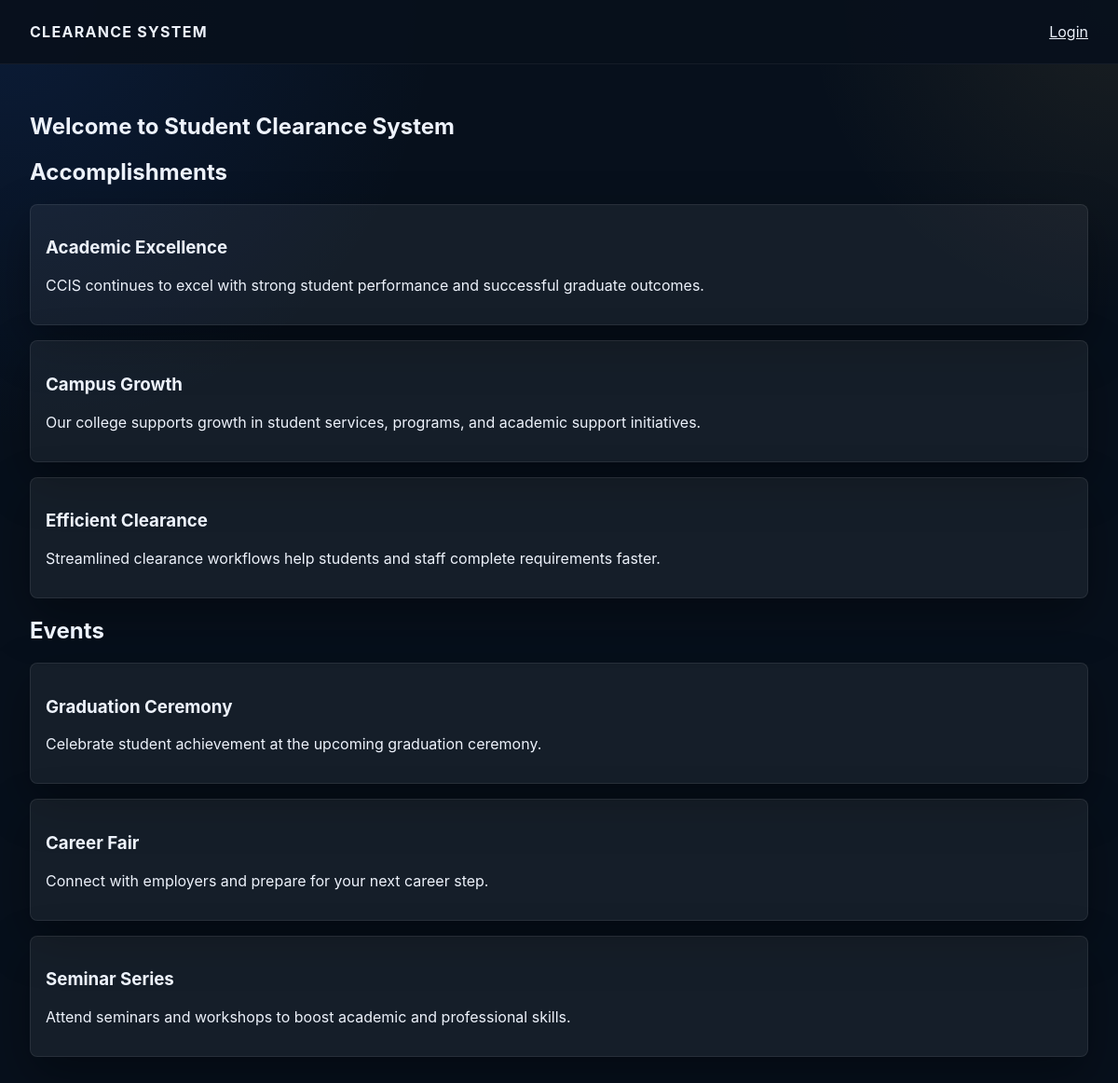
The page / on the database its author committed.
### tables this page shows
CREATE TABLE IF NOT EXISTS homepage_items (
    id INT AUTO_INCREMENT PRIMARY KEY,
    item_type ENUM('accomplishment', 'event') NOT NULL DEFAULT 'accomplishment',
    title VARCHAR(150) NOT NULL,
    description TEXT NOT NULL,
    created_at DATETIME DEFAULT CURRENT_TIMESTAMP
);

### index.php (the view, shortened to what this page needs)
<?php
require 'config/database.php';
$errors = [];
$accomplishments = [];
$events = [];
try {
    $accomplishments = $pdo->query("SELECT title, description FROM homepage_items WHERE item_type = 'accomplishment' ORDER BY created_at DESC")->fetchAll(PDO::FETCH_ASSOC);
    $events = $pdo->query("SELECT title, description FROM homepage_items WHERE item_type = 'event' ORDER BY created_at DESC")->fetchAll(PDO::FETCH_ASSOC);
} catch (PDOException $e) {
    $errors[] = 'Unable to load homepage content.';
}
?>
<!DOCTYPE html>
<html lang="en">
<head>
    <link rel="stylesheet" href="css/style.css">
</head>
<body>
    <nav class="navbar">
        <div class="logo">Clearance System</div>
        <a href="login.php">Login</a>
    </nav>
    <main style="padding: 32px;">
        <section>
            <h1>Welcome to Student Clearance System</h1>
            <?php if ($accomplishments): ?>
                <h2>Accomplishments</h2>
                <?php foreach ($accomplishments as $item): ?>
                    <div class="card" style="margin-bottom: 16px; padding: 16px; background: var(--surface); border-radius: 8px;">
                        <h3><?php echo htmlspecialchars($item['title']); ?></h3>
                        <p><?php echo htmlspecialchars($item['description']); ?></p>
                    </div>
                <?php endforeach; ?>
            <?php endif; ?>
            <?php if ($events): ?>
                <h2>Events</h2>
                <?php foreach ($events as $item): ?>
                    <div class="card" style="margin-bottom: 16px; padding: 16px; background: var(--surface); border-radius: 8px;">
                        <h3><?php echo htmlspecialchars($item['title']); ?></h3>
                        <p><?php echo htmlspecialchars($item['description']); ?></p>
                    </div>
                <?php endforeach; ?>
            <?php endif; ?>
        </section>
    </main>
</body>
</html>

### css/style.css (style rules this page uses)
:root { --bg: #07101c; --surface: rgba(255, 255, 255, 0.06); --surface-strong: rgba(255, 255, 255, 0.1); --border: rgba(255, 255, 255, 0.08); --text: #edf2fb; --muted: #9ab0c2; --highlight: #2972ff; --highlight-soft: rgba(41, 114, 255, 0.12); --accent: #ffd166; --shadow: 0 20px 50px rgba(0, 0, 0, 0.35); }
* { box-sizing: border-box; }
body { margin: 0; min-height: 100vh; font-family: 'Inter', Arial, sans-serif; background: radial-gradient(circle at top left, rgba(41, 114, 255, 0.12), transparent 28%), radial-gradient(circle at top right, rgba(255, 209, 102, 0.08), transparent 20%), var(--bg); color: var(--text); }
body a { color: inherit; }
.navbar { display: flex; align-items: center; justify-content: space-between; gap: 20px; padding: 24px 32px; position: sticky; top: 0; z-index: 10; background: rgba(8, 16, 28, 0.95); border-bottom: 1px solid rgba(255, 255, 255, 0.05); }
.logo { font-size: 1rem; font-weight: 700; letter-spacing: 0.08em; text-transform: uppercase; }
.feature-card, .card { background: rgba(255, 255, 255, 0.05); border: 1px solid rgba(255, 255, 255, 0.08); border-radius: 26px; padding: 28px; box-shadow: var(--shadow); }

### rows shown on the page
homepage_items: title "Academic Excellence", description "CCIS continues to excel with strong student performance and successful graduate outcomes."
homepage_items: title "Campus Growth", description "Our college supports growth in student services, programs, and academic support initiatives."
homepage_items: title "Efficient Clearance", description "Streamlined clearance workflows help students and staff complete requirements faster."
homepage_items: title "Graduation Ceremony", description "Celebrate student achievement at the upcoming graduation ceremony."
homepage_items: title "Career Fair", description "Connect with employers and prepare for your next career step."
homepage_items: title "Seminar Series", description "Attend seminars and workshops to boost academic and professional skills."
